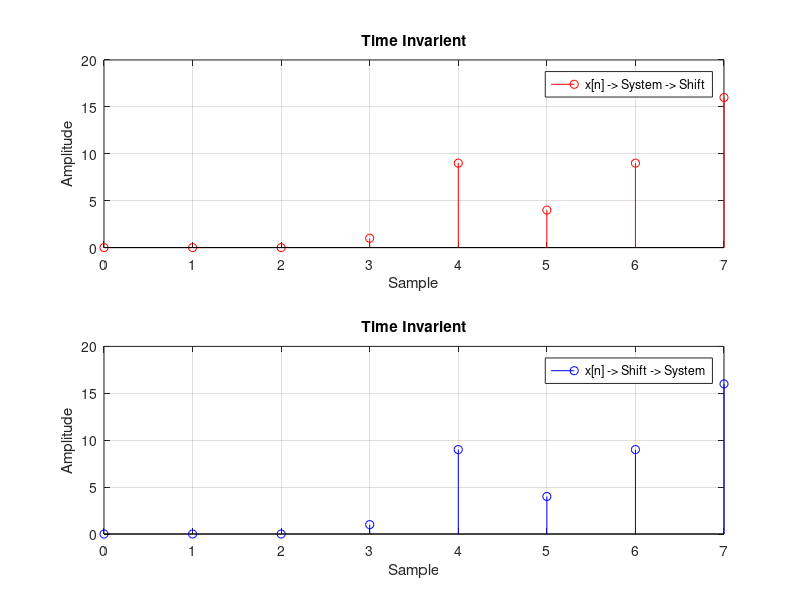

This chart was generated by the following MATLAB code:
clc
clear
close all
%Checking Time Invarient;
%x[n] -> System -> Shift;

xn1 = [1 -3 2 -3 4];
y1 = xn1.^2;
y1_shifted = [];

for i=1:1:size(y1,2)+3
  if i<=3
      y1_shifted(i) = 0;
  else
      y1_shifted(i) = y1(i-3);
  end
end
subplot(211);
n = 0:1:(size(y1_shifted,2)-1);
stem(n,y1_shifted,'r');
title('Time Invarient');
legend('x[n] -> System -> Shift');
xlabel('Sample'); ylabel('Amplitude');
grid on;

%x[n] -> Shift -> System;
xn1_shifted= [];
for i=1:1:size(xn1,2)+3
  if i<=3
      xn1_shifted(i) = 0;
  else
      xn1_shifted(i) = xn1(i-3);
  end
end
subplot(212);
y2 = xn1_shifted.^2;
stem(n,y2,'b');
title('Time Invarient');
legend('x[n] -> Shift -> System');
xlabel('Sample'); ylabel('Amplitude');
grid on;